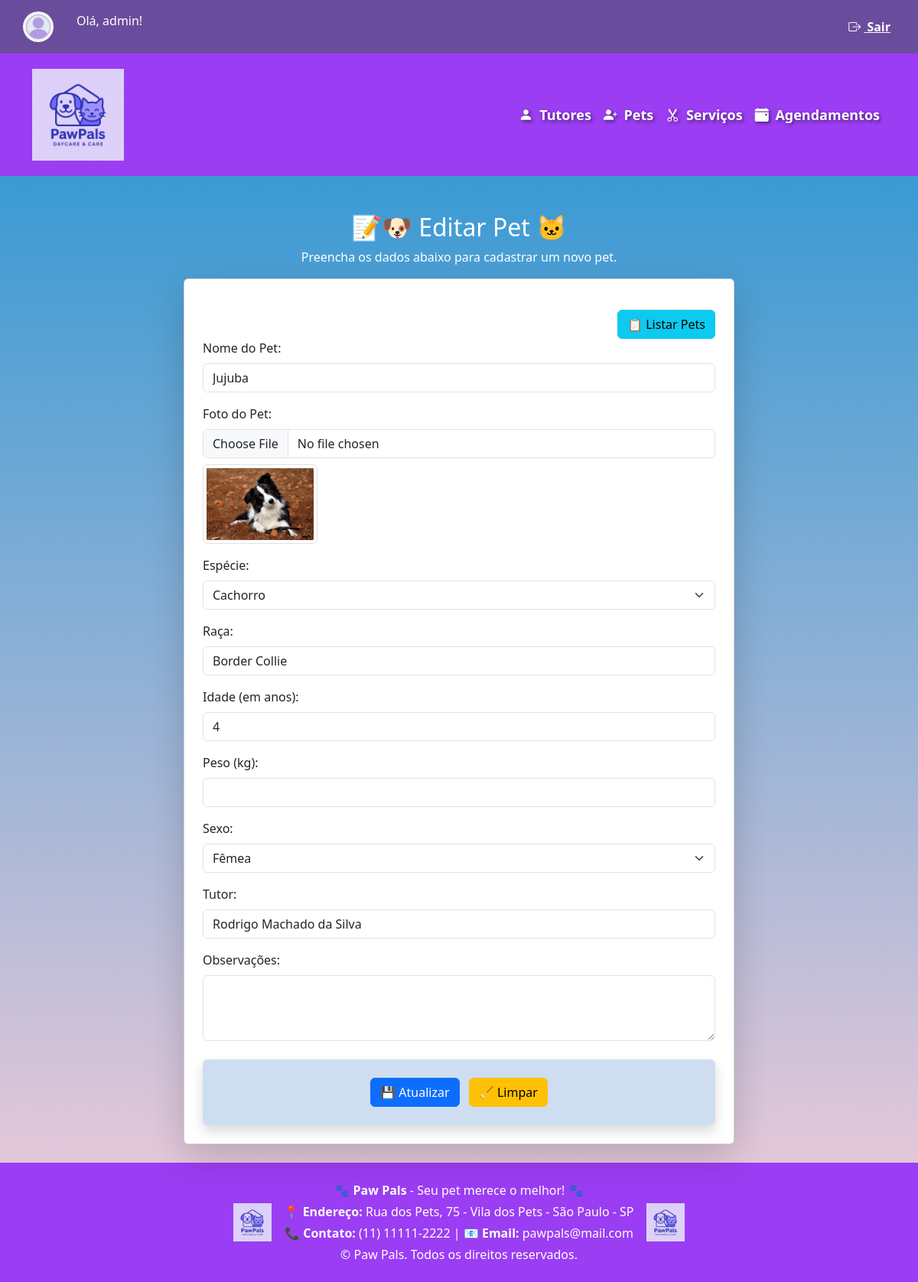
The page /pets/editar/1/ (signed in) on the database as committed earlier.
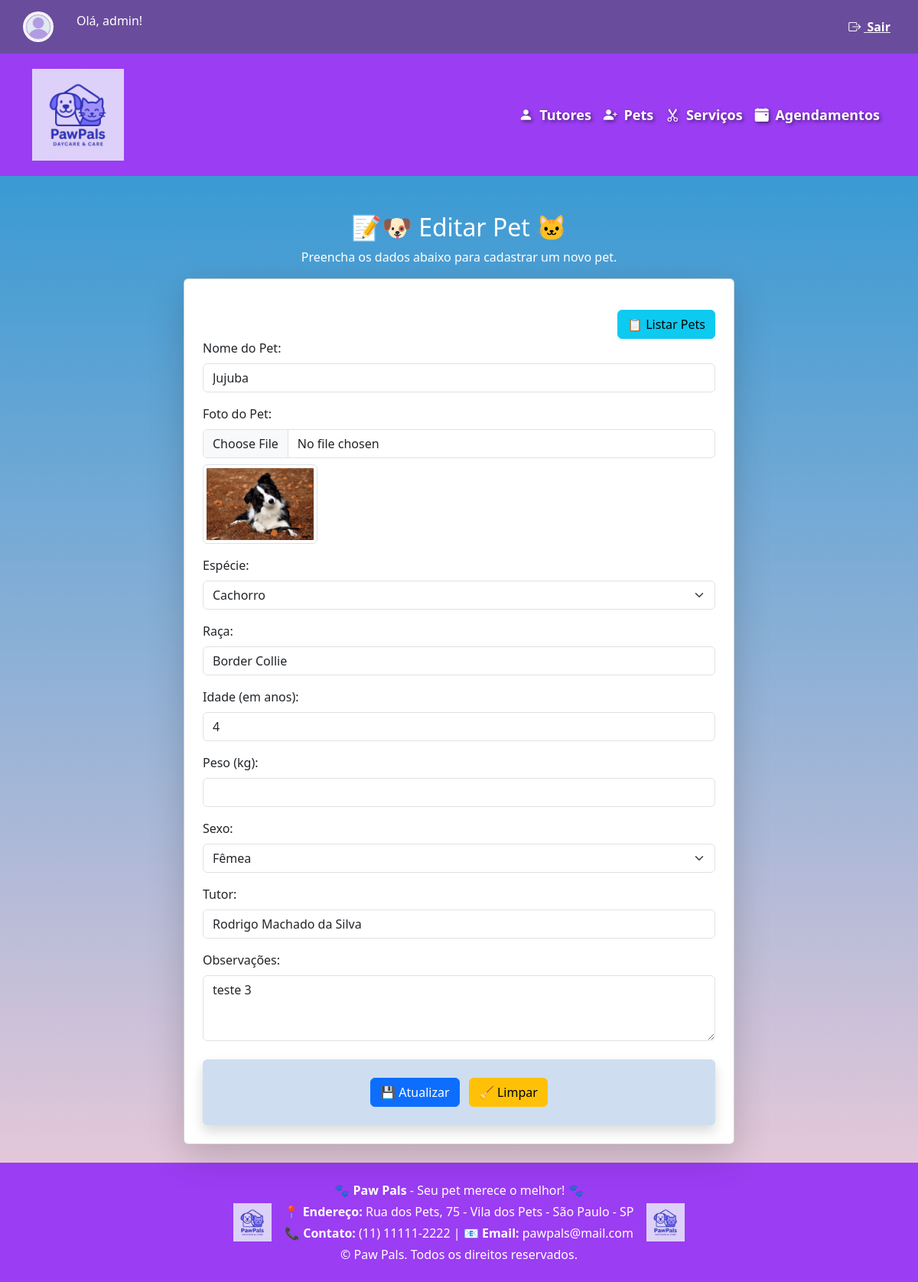
The same page on the database as committed later.
### klugpet/models.py (models this page shows, shortened)
class Pet(models.Model):
    nome = models.CharField(max_length=100)
    especie = models.CharField(max_length=100)
    raca = models.CharField(max_length=100, blank=True, null=True)
    idade = models.CharField(blank=True, null=True)
    sexo = models.CharField(max_length=100, blank=True, null=True)
    peso = models.FloatField(blank=True, null=True)
    observacoes_medicas = models.TextField(blank=True, null=True)
    foto = models.ImageField(upload_to='pets/', blank=True, null=True)
    tutor = models.ForeignKey(Tutor, on_delete=models.CASCADE)

class Tutor(models.Model):
    nome_completo = models.CharField(max_length=255)
    cpf = models.CharField(max_length=14, unique=True)
    telefone = models.CharField(max_length=20, blank=True, null=True)
    email = models.EmailField(blank=True, null=True)
    endereco = models.TextField(blank=True, null=True)
    cidade = models.TextField(blank=True, null=True)
    estado = models.TextField(blank=True, null=True)
    conheceu = models.TextField(blank=True, null=True)

### klugpet/views.py (the view, shortened to what this page needs)
# urls.py: path('pets/editar/<int:pet_id>/', views.editar_pet, name='editar_pet'),
@login_required
def editar_pet(request, pet_id):
    pet = get_object_or_404(Pet, id=pet_id)
    tutores = Tutor.objects.all()
    return render(request, 'cadastro_pet.html', {'pet': pet, 'tutores': tutores})

### klugpet/templates/cadastro_pet.html (shortened to what the changed rows need)
{% extends 'base.html' %}
{% load widget_tweaks %}
{% block content %}
<div class="container mt-4">
    <h2 class="text-center">
        {% if pet %}📝🐶 Editar Pet 🐱{% else %}🐶 Cadastro de Pets 🐱{% endif %}
    </h2>
    <div class="row justify-content-center">
        <div class="col-md-8">
            <div class="card shadow-lg p-4">
                <form method="POST" action="{% if pet %}{% url 'editar_pet' pet.id %}{% else %}{% url 'cadastro_pet' %}{% endif %}" enctype="multipart/form-data">
                    <div class="mb-3">
                        <label for="nome" class="form-label">Nome do Pet:</label>
                        <input type="text" class="form-control" id="nome" name="nome" required value="{{ pet.nome|default_if_none:'' }}">
                    </div>
                    <div class="mb-3">
                        {% if pet and pet.foto %}
                            <div class="mt-2">
                                <img src="{{ pet.foto.url }}" alt="Foto do Pet" width="150" class="img-thumbnail">
                            </div>
                        {% endif %}
                    </div>
                    <div class="mb-3">
                        <label for="especie" class="form-label">Espécie:</label>
                        <select class="form-select" id="especie" name="especie" required onchange="toggleRacaInput()">
                            <option value="Cachorro" {% if pet.especie == "Cachorro" %}selected{% endif %}>Cachorro</option>
                        </select>
                    </div>
                    <div class="mb-3">
                        <label for="raca" class="form-label">Raça:</label>
                        <input type="text" class="form-control" id="raca" name="raca" value="{{ pet.raca|default_if_none:'' }}">
                    </div>
                    <div class="mb-3">
                        <label for="idade" class="form-label">Idade (em anos):</label>
                        <input type="number" class="form-control" id="idade" name="idade" min="0" value="{{ pet.idade|default_if_none:'' }}">
                    </div>
                    <div class="mb-3">
                        <label for="peso" class="form-label">Peso (kg):</label>
                        <input type="number" class="form-control" id="peso" name="peso" step="0.1" value="{{ pet.peso|default_if_none:'' }}" required>
                    </div>
                    <div class="mb-3">
                        <label for="sexo" class="form-label">Sexo:</label>
                        <select class="form-select" id="sexo" name="sexo">
                            <option value="Fêmea" {% if pet.sexo == "Fêmea" %}selected{% endif %}>Fêmea</option>
                        </select>
                    </div>
                    <div class="mb-3">
                        <label for="tutor" class="form-label">Tutor:</label>
                        <select name="tutor" id="tutor" class="form-control" required>
                            {% for tutor in tutores %}
                                <option value="{{ tutor.id }}" {% if pet.tutor.id == tutor.id %}selected{% endif %}>
                                    {{ tutor.nome_completo }}
                                </option>
                            {% endfor %}
                        </select>
                    </div>
                    <div class="mb-3">
                        <label for="observacoes_medicas" class="form-label">Observações:</label>
                        <textarea class="form-control" id="observacoes_medicas" name="observacoes_medicas" rows="3">{{ pet.observacoes_medicas|default_if_none:''|escape }}</textarea>
                    </div>
                </form>
            </div>
        </div>
    </div>
</div>
{% endblock %}

Rows that differ between the two databases and show on the page:
changed Pet "Jujuba": observacoes_medicas (not shown) → "teste 3"
